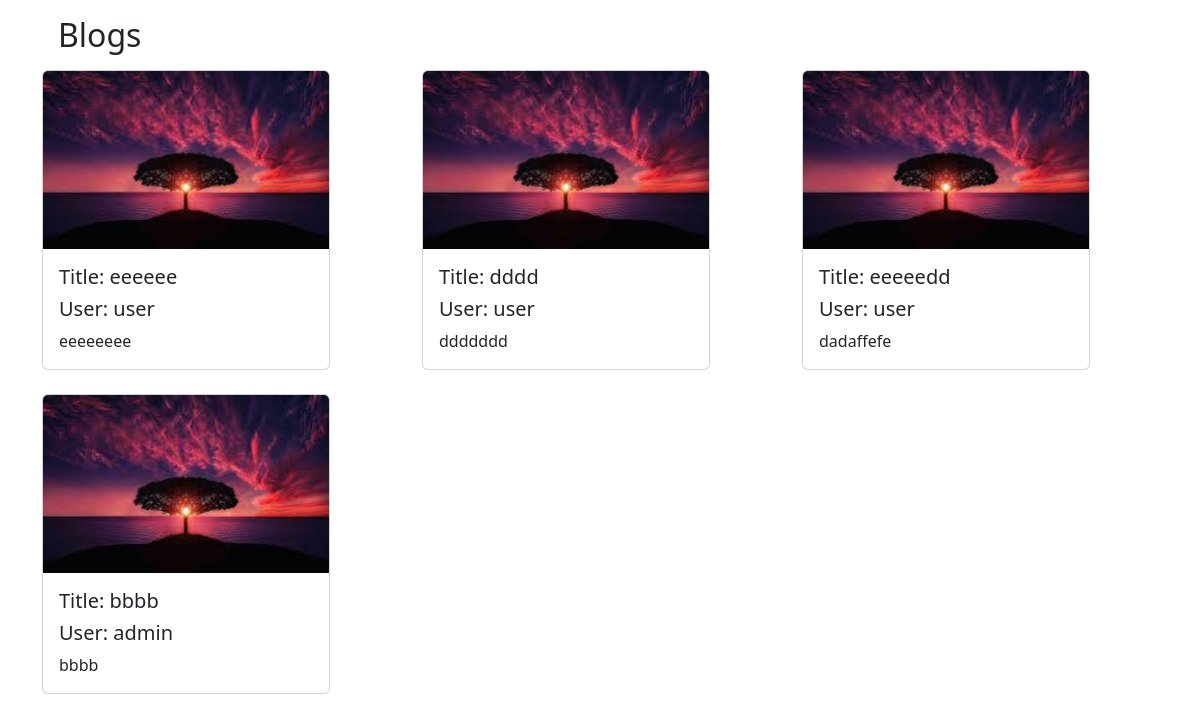
The page /posts/ (signed in) on the database its author committed.
### blogs/models.py (models this page shows)
class Blog(models.Model):
    title = models.CharField(max_length=255)
    user = models.ForeignKey(CustomUser, on_delete=models.CASCADE)
    content = models.CharField(max_length=255)
    date = models.DateTimeField(auto_now_add=True)
    last_change = models.DateTimeField(auto_now=True)

class CustomUser(AbstractUser):
    blocked_users = models.ManyToManyField('self',related_name='blocked_by',null=True,blank=True)

### blogs/views.py (the view)
# urls.py: path('posts/', posts, name="posts"),
def posts(request):
    queryset=Blog.objects.all()
    filtered=[]
    cu=CustomUser.objects.filter(id=request.user.id).first()
    for blog in queryset:
        blockedUsers=cu.blocked_users.all()
        if blog.user in blockedUsers:
            continue
        else:
            filtered.append(blog)
    context = {"blogs":filtered}
    return render(request, "posts.html", context=context)

### templates/posts.html (shortened to what this page needs)
{% extends "base_generic.html" %}
{% block content %}
    <h2 class="m-3">Blogs</h2>
    <div  class="row row-cols-1 row-cols-md-3 g-4" id="cards">
	{% for blog in blogs %}
        <div class="col">
		<div class="card" style="width: 18rem;">
        <img class="card-img-top" alt="Card image cap">
  		<div class="card-body">
    		<h5 class="card-title">Title: {{blog.title}}</h5>
            <h5 class="card-title">User: {{blog.user.username}}</h5>
    		<p class="card-text">{{blog.content}}</p>
  		</div>
		</div></div>
	{% endfor %}
</div>
{% endblock %}

### rows shown on the page
Blog: title "eeeeee", user.username "user", content "eeeeeeee"
Blog: title "dddd", user.username "user", content "ddddddd"
Blog: title "eeeeedd", user.username "user", content "dadaffefe"
Blog: title "bbbb", user.username "admin", content "bbbb"
